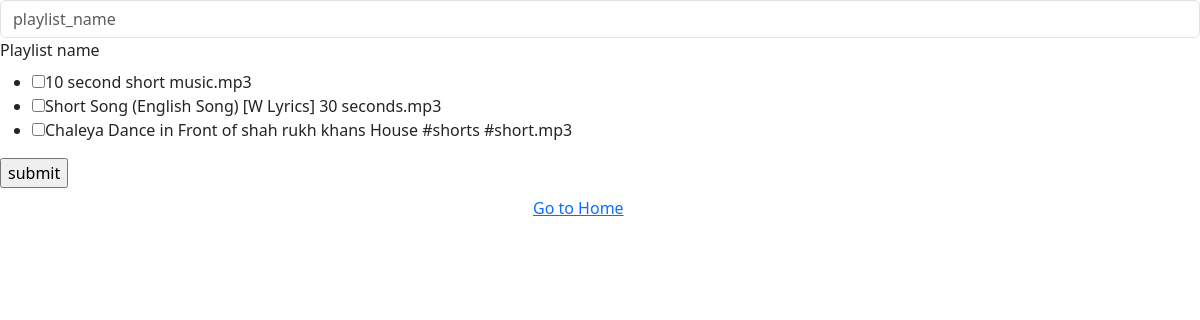
Screenshot of /createplaylist/1 with the database file from the repository.
### model.py (models this page shows)
class songs(db.Model):
    song_id=db.Column(db.Integer,primary_key=True)
    song_title=db.Column(db.String(120), unique=True, nullable=False)
    artist=db.Column(db.String(50), nullable=False)
    release_date=db.Column(db.String(50))
    flag=db.Column(db.Boolean)
    creator_id=db.Column(db.Integer,db.ForeignKey('creators.creator_id'))
    album_id=db.Column(db.Integer,db.ForeignKey('albums.album_id'))
    average_rating = db.Column(db.Float)
    ratings = db.relationship('rating', backref='song', cascade='all, delete-orphan')

### app.py (the view, shortened to what this page needs)
@app.route('/createplaylist/<int:user_id>', methods=['GET','POST'])
def createplaylist(user_id):
    this_user=users.query.get(user_id)
    song_list=songs.query.filter_by(flag=False)
    this_creator=creators.query.filter_by(user_id=user_id).first()
    return render_template('createplaylist.html',this_user=this_user,song_list=song_list,this_creator=this_creator)

### templates/createplaylist.html (shortened to what this page needs)
<!DOCTYPE html>
<html lang="en">
<head>
    <link href="https://cdn.jsdelivr.net/npm/bootstrap@5.3.2/dist/css/bootstrap.min.css" rel="stylesheet">
</head>
<body>
    <form action="/createplaylist/{{this_user.user_id}}" method="POST">
    <input type="string" id="playlist_name" name='playlist_name' class="form-control" placeholder="playlist_name" />
        <label class="form-label" for="playlist_name">Playlist name</label><br>
        <ul>
    {%for song in song_list%}
    <li>
    <input type="checkbox" name="checkbox_item" class="checkbox-class" value="{{song.song_id}}">{{song.song_title}}
    </li>
    {%endfor%}
    </ul>
    <input type="submit" value="submit">
    </form>
    <div class="mx-auto p-2" style="width: 150px;">
        <a href="/userhome/{{this_user.user_id}}">Go to Home</a>
      </div>
</body>
</html>

### rows the page displays
songs: song_title "10 second short music.mp3"
songs: song_title "Short Song (English Song) [W Lyrics] 30 seconds.mp3"
songs: song_title "Chaleya Dance in Front of shah rukh khans House #shorts #short.mp3"
